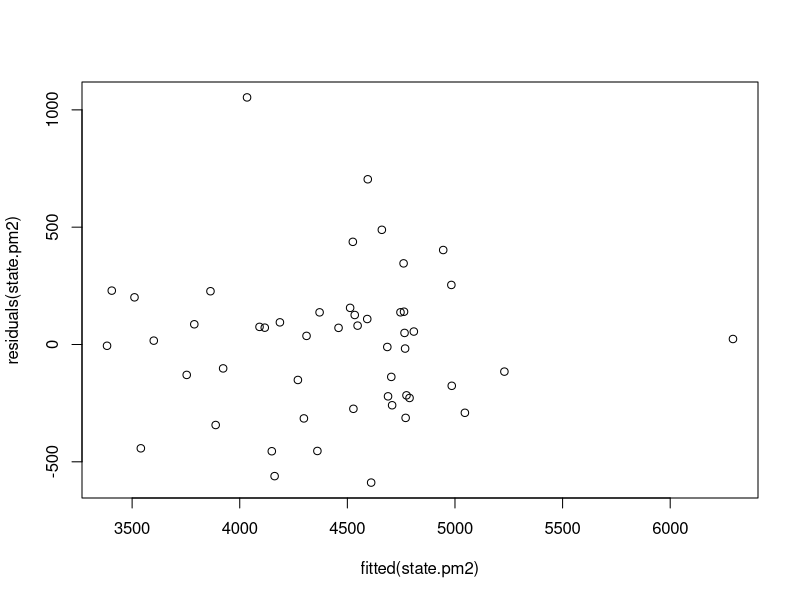

Here is the R script that generated this plot:
library(polspline)


### Name: polymars
### Title: Polymars: multivariate adaptive polynomial spline regression
### Aliases: polymars
### Keywords: smooth nonlinear

### ** Examples

data(state)
state.pm <- polymars(state.region, state.x77, knots = 15, classify = TRUE)
state.pm2 <- polymars(state.x77[, 2], state.x77[,-2], gcv = 2)
plot(fitted(state.pm2), residuals(state.pm2))
